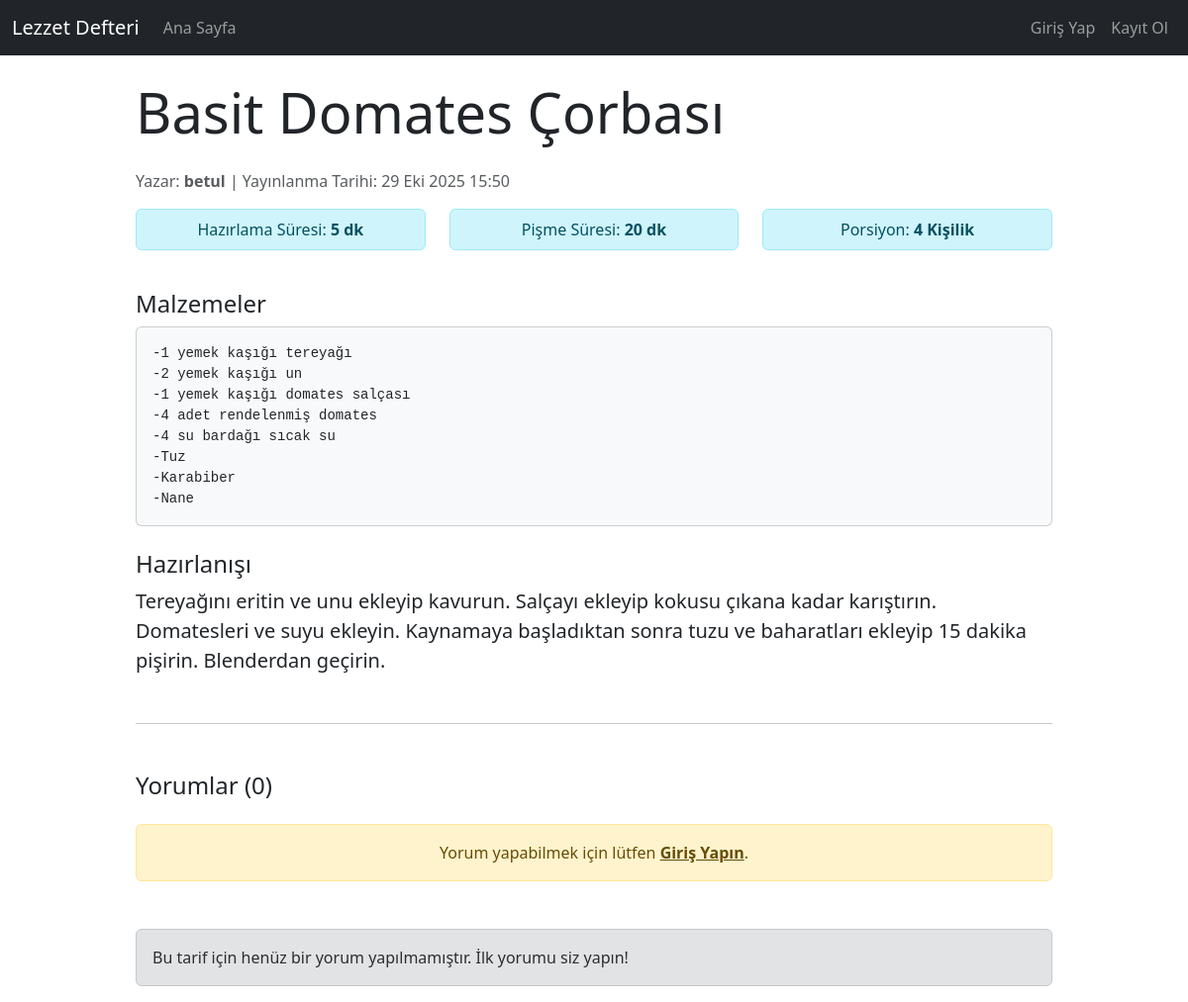
/tarifler/2/, run on an earlier commit of the app's database.
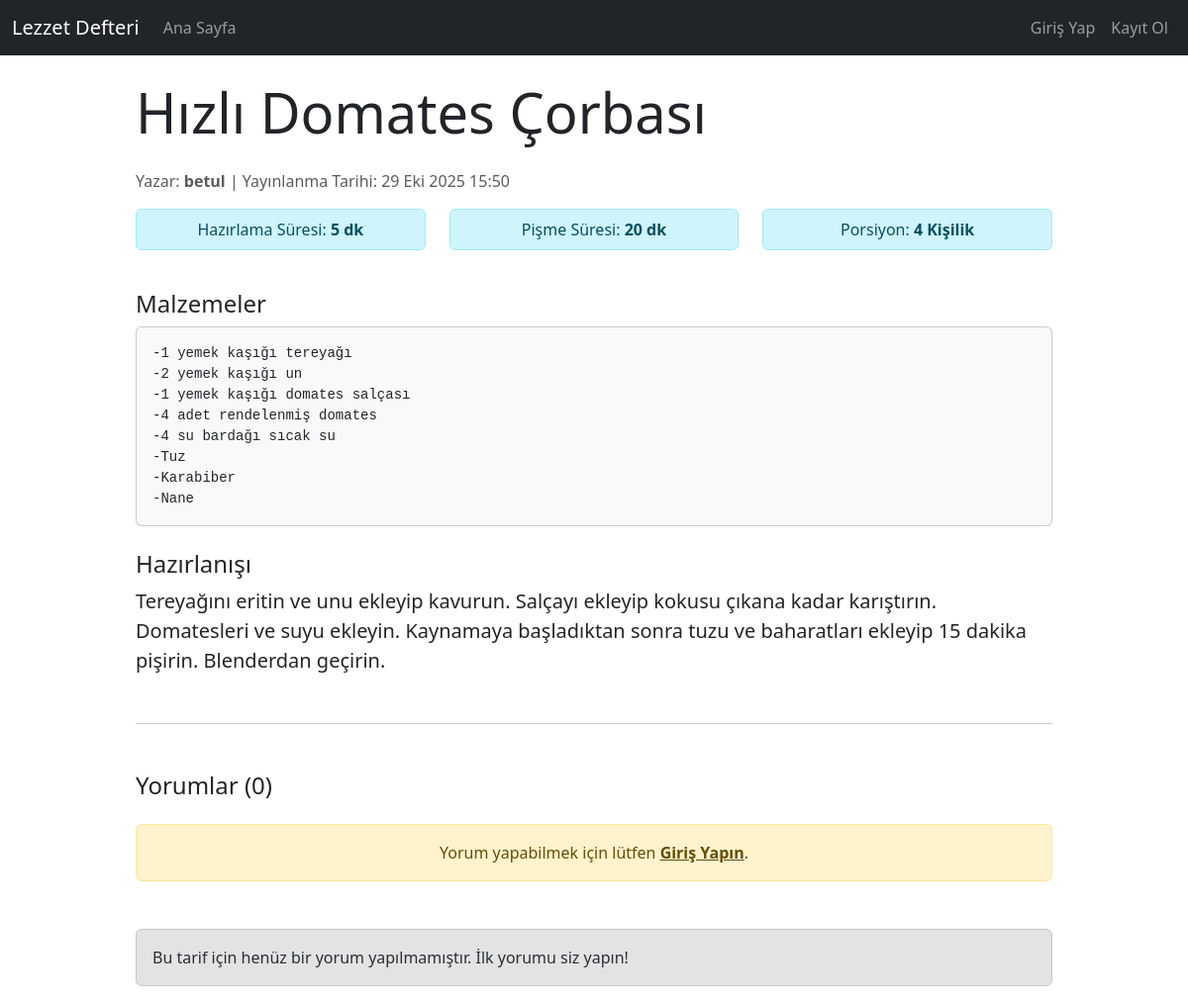
And on a later commit of the database.
### tarifler/models.py (models this page shows, shortened)
class Tarif(models.Model):
    baslik = models.CharField(max_length=200) # Tarifin başlığı
    aciklama = models.TextField() # Tarifin kısa açıklaması
    malzemeler = models.TextField() # Malzemeler listesi
    hazirlama_suresi = models.IntegerField(help_text="Dakika")
    pisme_suresi = models.IntegerField(help_text="Dakika")
    porsiyon_sayisi = models.IntegerField(default=1)
    yayinlanma_tarihi = models.DateTimeField(auto_now_add=True)
    guncelleme_tarihi = models.DateTimeField(auto_now=True)
    yazar = models.ForeignKey(User, on_delete=models.CASCADE, default=1)
    class Meta:
        verbose_name = "Tarif"
        verbose_name_plural = "Tarifler"
        ordering = ['-yayinlanma_tarihi']

### tarifler/views.py (the view)
# urls.py: path('<int:pk>/', views.tarif_detay, name='tarif_detay'),
def tarif_detay(request, pk):
    tarif = get_object_or_404(Tarif, pk=pk)
    is_favori = False
    if request.user.is_authenticated:
        if Favori.objects.filter(kullanici=request.user, tarif=tarif).exists():
            is_favori = True
    if request.method == 'POST':
        if not request.user.is_authenticated:
            messages.error(request, "Yorum yapabilmek için lütfen giriş yapın.")
            return redirect('giris')
        if 'icerik' in request.POST:
            form = YorumForm(request.POST)
            if form.is_valid():
                yeni_yorum = form.save(commit=False)
                yeni_yorum.tarif = tarif
                yeni_yorum.yazar = request.user
                yeni_yorum.save()
                messages.success(request, "Yorumunuz başarıyla eklendi.")
                return redirect('tarif_detay', pk=tarif.pk)
    else:
        form = YorumForm()
    yorumlar = tarif.yorumlar.all() # Modeldeki related_name='yorumlar' ile çekiliyor
    context = {
        'tarif': tarif,
        'is_favori': is_favori,
        'yorumlar': yorumlar,
        'yorum_formu': form,
        'title': tarif.baslik,
    }
    return render(request, 'tarifler/tarif_detay.html', context)

### tarifler/templates/tarifler/tarif_detay.html (shortened to what this page needs)
{% extends "base.html" %}
{% block content %}
    <div class="row">
        <div class="col-lg-10 offset-lg-1">
            <h1 class="display-4 mb-4">{{ tarif.baslik }}</h1>
            <p class="text-muted">
                Yazar: <strong>{{ tarif.yazar.username }}</strong> | Yayınlanma Tarihi: {{ tarif.yayinlanma_tarihi|date:"d M Y H:i" }}
            </p>
            <div class="row mb-4">
                <div class="col-md-4">
                    <div class="alert alert-info py-2 text-center">Hazırlama Süresi: <strong>{{ tarif.hazirlama_suresi }} dk</strong></div>
                </div>
                <div class="col-md-4">
                    <div class="alert alert-info py-2 text-center">Pişme Süresi: <strong>{{ tarif.pisme_suresi }} dk</strong></div>
                </div>
                <div class="col-md-4">
                    <div class="alert alert-info py-2 text-center">Porsiyon: <strong>{{ tarif.porsiyon_sayisi }} Kişilik</strong></div>
                </div>
            </div>
            <h2 class="h4 mt-4">Malzemeler</h2>
            <div class="card card-body bg-light mb-4">
                <pre class="mb-0">{{ tarif.malzemeler }}</pre>
            </div>
            <h2 class="h4">Hazırlanışı</h2>
            <p class="lead">{{ tarif.aciklama|linebreaksbr }}</p>
            <hr class="my-5">
            <h2 class="h4 mb-4">Yorumlar ({{ yorumlar.count }})</h2>
            {% if user.is_authenticated %}
                <div class="card card-body bg-light mb-5">
                    <h5 class="card-title">Yorum Yap</h5>
                    <form method="post">
                        {% csrf_token %}
                        {{ yorum_formu.as_p }}
                        <button type="submit" class="btn btn-success mt-2">Yorumu Gönder</button>
                    </form>
                </div>
            {% else %}
                <div class="alert alert-warning text-center mb-5">
                    Yorum yapabilmek için lütfen <a href="{% url 'giris' %}" class="alert-link">Giriş Yapın</a>.
                </div>
            {% endif %}
            <div class="yorum-listesi">
                {% if yorumlar %}
                    {% for yorum in yorumlar %}
                        <div class="card mb-3">
                            <div class="card-body">
                                <h6 class="card-subtitle mb-2 text-muted">
                                    <i class="fas fa-user-circle"></i> <strong>{{ yorum.yazar.username }}</strong>
                                    <small class="float-end">{{ yorum.olusturma_tarihi|date:"d M Y H:i" }}</small>
                                </h6>
                                <p class="card-text">{{ yorum.icerik|linebreaksbr }}</p>
                            </div>
                        </div>
                    {% endfor %}
                {% else %}
                    <div class="alert alert-secondary">
                        Bu tarif için henüz bir yorum yapılmamıştır. İlk yorumu siz yapın!
                    </div>
                {% endif %}
            </div>
            </div>
    </div>
{% endblock content %}

What changed in the data, as far as the page shows it:
changed Tarif "betul": baslik "Basit Domates Çorbası" → "Hızlı Domates Çorbası"
